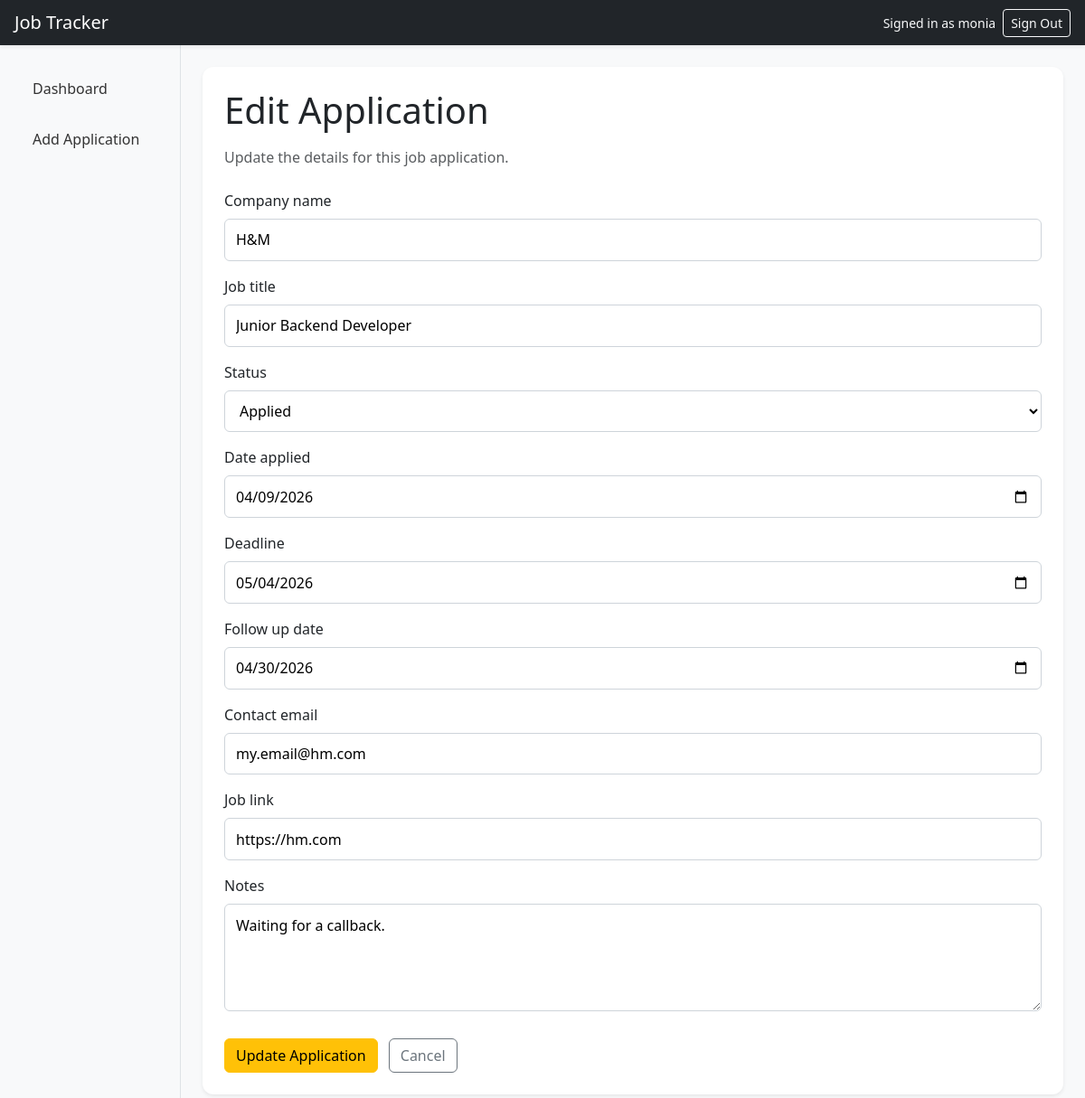
Before: /edit/4/ (signed in) with the older database file.
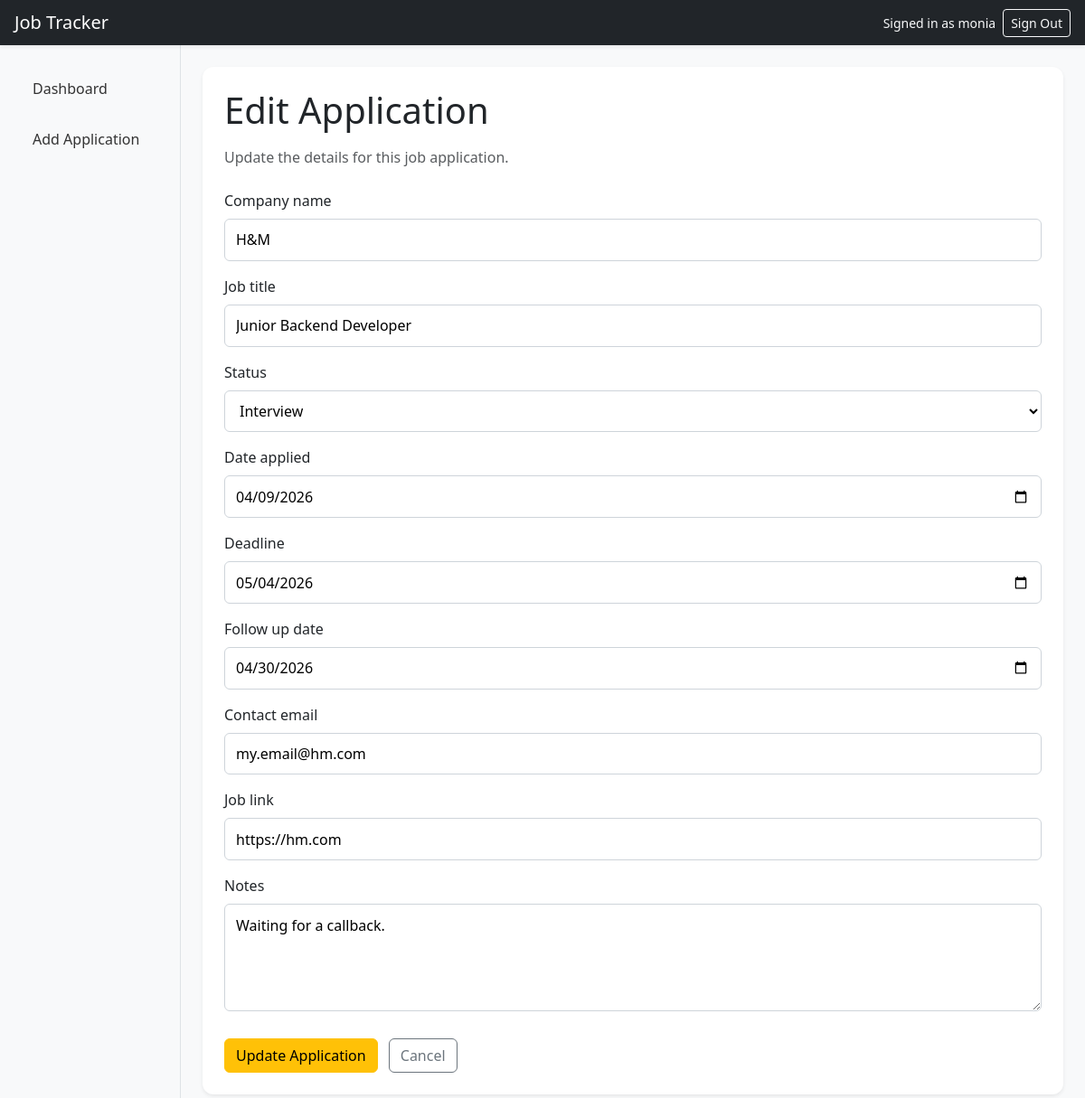
After: the same page with the newer database file.
### tracker/models.py (models this page shows, shortened)
class JobApplication(models.Model):
    STATUS_CHOICES = [
        ("applied", "Applied"),
        ("interview", "Interview"),
        ("offer", "Offer"),
        ("rejected", "Rejected"),
        ("withdrawn", "Withdrawn"),
    ]
    user = models.ForeignKey(User, on_delete=models.CASCADE)
    company_name = models.CharField(max_length=100)
    job_title = models.CharField(max_length=100)
    status = models.CharField(
        max_length=20,
        choices=STATUS_CHOICES,
        default="applied",
    )
    date_applied = models.DateField()
    deadline = models.DateField(blank=True, null=True)
    follow_up_date = models.DateField(blank=True, null=True)
    contact_email = models.EmailField(blank=True)
    job_link = models.URLField(blank=True)
    notes = models.TextField(blank=True)

### tracker/views.py (the view)
# urls.py: path("edit/<int:pk>/", views.edit_application, name="edit_application"),
@login_required
def edit_application(request, pk):
    application = get_object_or_404(
        JobApplication,
        pk=pk,
        user=request.user,
    )
    if request.method == "POST":
        form = JobApplicationForm(request.POST, instance=application)
        if form.is_valid():
            form.save()
            messages.success(request, "Application updated successfully.")
            return redirect("application_list")
        messages.error(request, "Please correct the errors below.")
    else:
        form = JobApplicationForm(instance=application)
    return render(
        request,
        "tracker/edit_application.html",
        {"form": form, "application": application},
    )

### tracker/forms.py (shortened to what this page needs)
class JobApplicationForm(forms.ModelForm):
    class Meta:
        model = JobApplication
        fields = [
            "company_name",
            "job_title",
            "status",
            "date_applied",
            "deadline",
            "follow_up_date",
            "contact_email",
            "job_link",
            "notes",
        ]
        widgets = {
            "date_applied": forms.DateInput(attrs={"type": "date"}),
            "deadline": forms.DateInput(attrs={"type": "date"}),
            "follow_up_date": forms.DateInput(attrs={"type": "date"}),
            "notes": forms.Textarea(attrs={"rows": 4}),
        }
    def __init__(self, *args, **kwargs):
        super().__init__(*args, **kwargs)
        self.fields["date_applied"].widget.attrs["max"] = date.today().isoformat()

### tracker/templates/tracker/edit_application.html (shortened to what this page needs)
{% extends "tracker/base.html" %} {% block content %}
<div class="card shadow-sm border-0">
  <div class="card-body p-4">
    <h1 class="mb-3">Edit Application</h1>
    <p class="text-muted mb-4">Update the details for this job application.</p>
    <form method="post" novalidate>
      {% csrf_token %} {% for field in form %}
      <div class="mb-3">
        <label for="{{ field.id_for_label }}" class="form-label">
          {{ field.label }}
        </label>
        {{ field }}
      </div>
      {% endfor %}
      <div class="mt-4">
        <button type="submit" class="btn btn-warning">
          Update Application
        </button>
        <a
          href="{% url 'application_list' %}"
          class="btn btn-outline-secondary ms-2"
        >
          Cancel
        </a>
      </div>
    </form>
  </div>
</div>
{% endblock %}

Changed rows visible on the page:
changed JobApplication "Junior Backend Developer": status "Applied" → "Interview"
